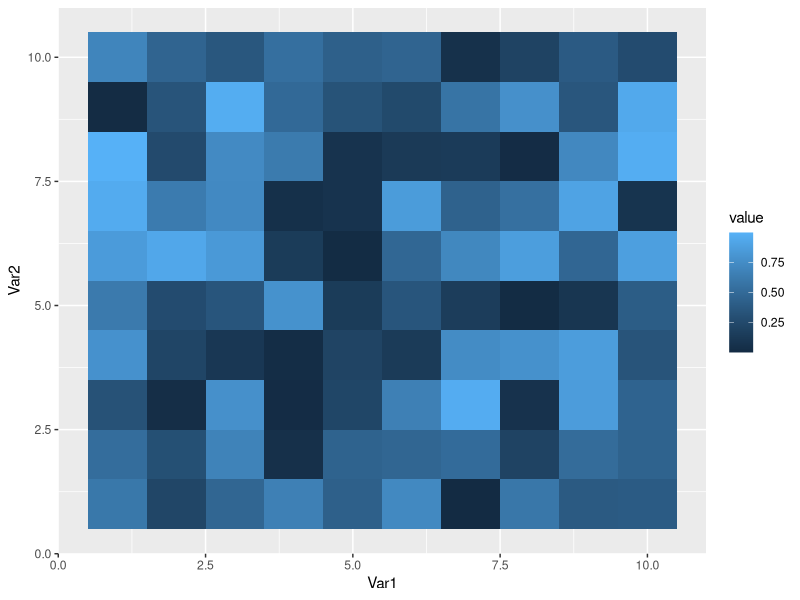
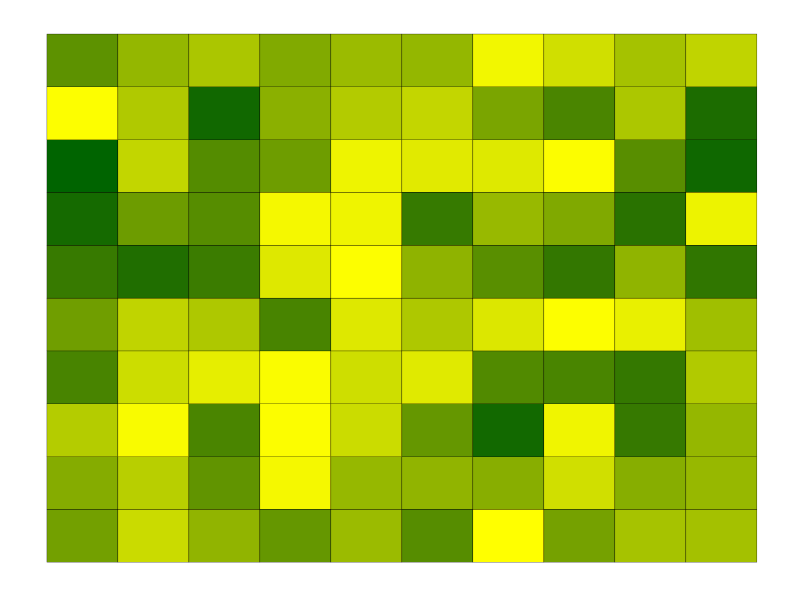
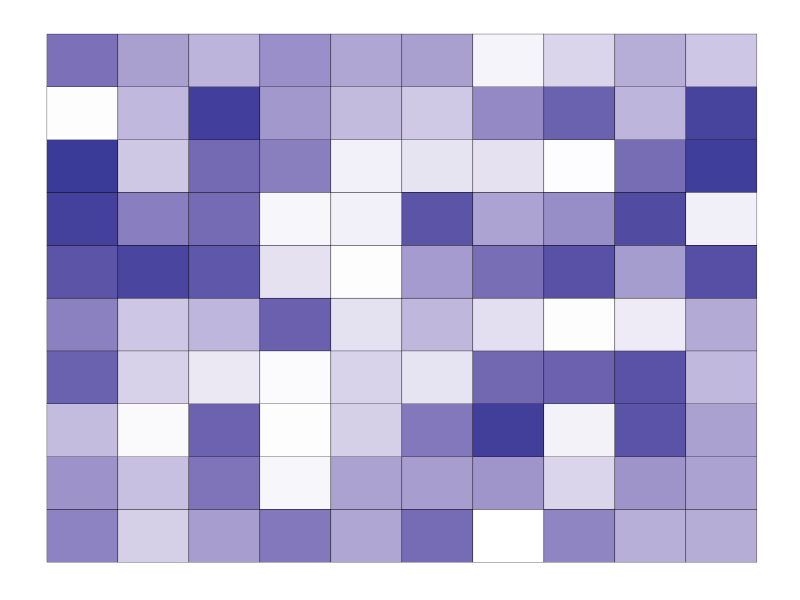
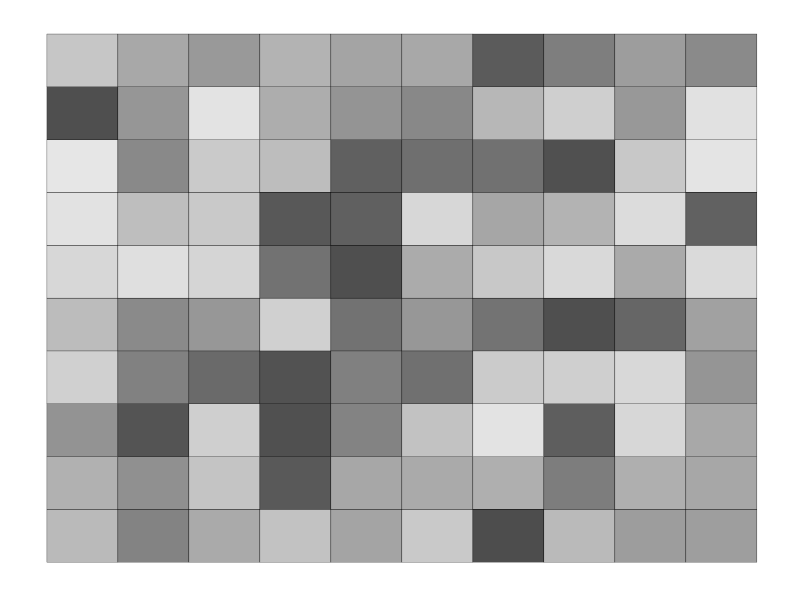
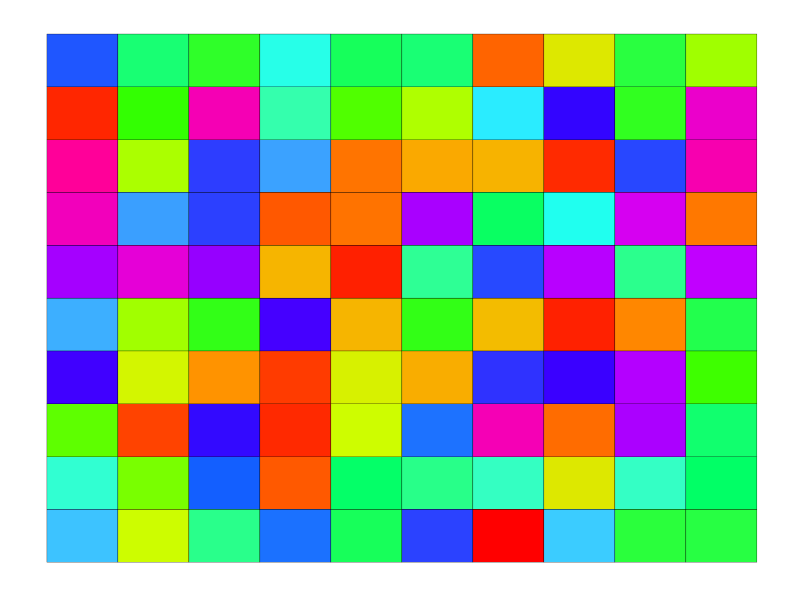
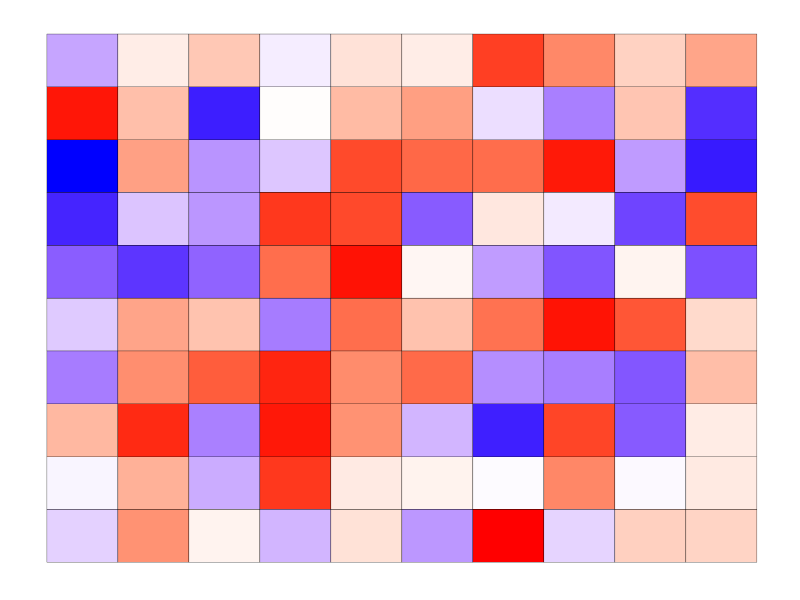

Generate these figures, in order, with R:
#case study 1

require(ggplot2)
require(reshape2)

GenerateMatrix <- function(N) {
  M <- matrix(runif(N*N), N, N)
  return(M)
}

M <- GenerateMatrix(10)

M[1:3, 1:3]

Melt <- melt(M)

Melt[1:4,]

ggplot(Melt, aes(Var1,Var2, fill = value)) + geom_tile()

# adding a black line dividing cells
p <- ggplot(Melt, aes(Var1, Var2, fill = value))
p <- p + geom_tile(colour = "black")

# removing the legend
q <- p + theme(legend.position = "none")

# removing all the rest
q <- p + theme(legend.position = "none",
   panel.background = element_blank(),
   axis.ticks = element_blank(),
   panel.grid.major = element_blank(),
   panel.grid.minor = element_blank(), 
   axis.text.x = element_blank(),
   axis.title.x = element_blank(),
   axis.text.y = element_blank(),
   axis.title.y = element_blank())

# exploring the colors
q + scale_fill_continuous(low = "yellow", high = "darkgreen")
q + scale_fill_gradient2()
q + scale_fill_gradientn(colours = grey.colors(10))
q + scale_fill_gradientn(colours = rainbow(10))
q + scale_fill_gradientn(colours = c("red", "white", "blue"))
   
